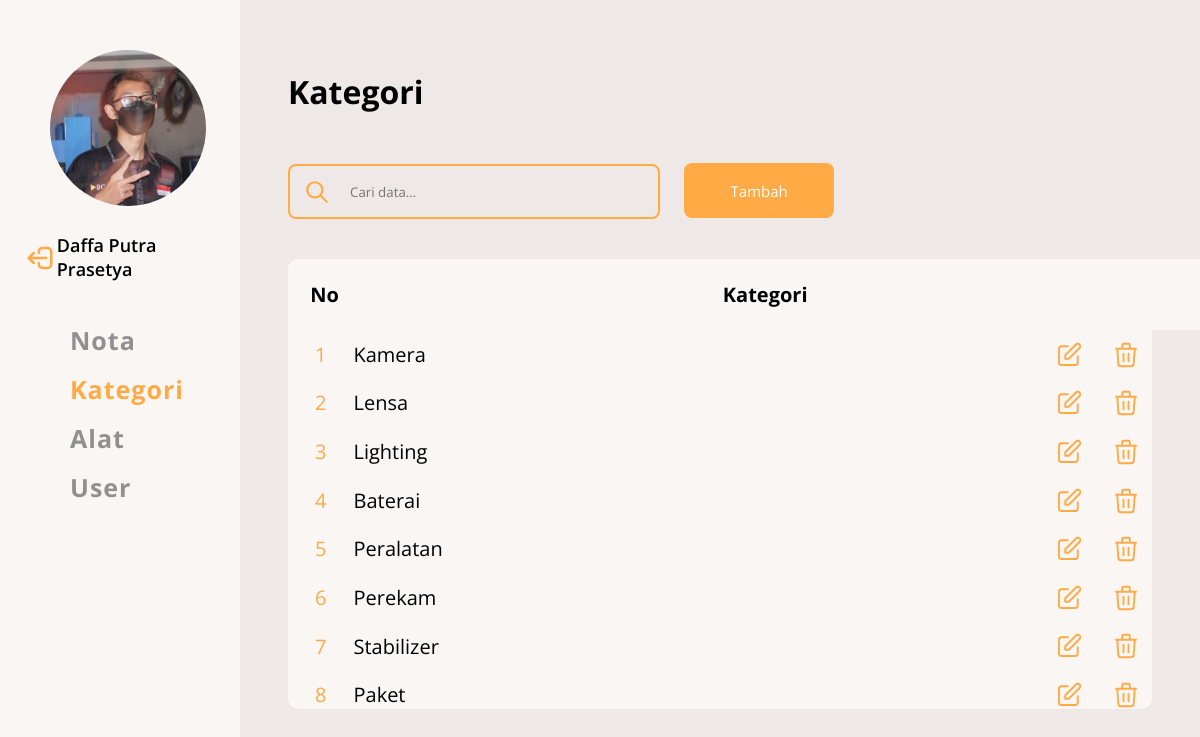
Page /page/admin/kategori.php (signed in) on the committed database.
### tables this page shows
CREATE TABLE `tb_user` (
  `username` varchar(30) NOT NULL,
  `password` varchar(32) NOT NULL,
  `nama_user` varchar(100) NOT NULL,
  `email_user` varchar(50) NOT NULL,
  `nomor_user` varchar(20) NOT NULL,
  `alamat_user` text NOT NULL,
  `gambar_user` text NOT NULL,
  `level` varchar(10) NOT NULL
);

CREATE TABLE `tb_kategori` (
  `id_kategori` int(11) NOT NULL,
  `kategori` varchar(20) NOT NULL,
  `gambar_kategori` text NOT NULL
);

### page/admin/kategori.php (the view, shortened to what this page needs)
<?php
include "../../koneksi.php";
$query="SELECT * FROM tb_user WHERE username='$_SESSION[username]'";
$hasil=mysqli_query($koneksi, $query);
$data=mysqli_fetch_array($hasil);
?>
<!DOCTYPE html>
<html lang="en">
  <head>
    <link rel="stylesheet" href="../../css/style.css" />
  </head>
  <body oncontextmenu="return false">
    <div class="con-admin">
      <div class="side-bar">
        <img src="../../img/admin.JPG" alt="" />
        <div class="logout">
          <table>
            <tr>
              <td>
                <a href="logout.php"><img src="../../img/logout.svg" alt="" /></a>
              </td>
              <td><?php echo $data['nama_user'];?></td>
            </tr>
          </table>
        </div>
        <ul>
          <li><a href="nota.php">Nota</a></li>
          <li><a class="strong" href="kategori.php">Kategori</a></li>
          <li><a href="alat.php">Alat</a></li>
          <li><a href="user.php">User</a></li>
        </ul>
      </div>
      <div class="konten-admin">
        <div class="admin">
          <h1>Kategori</h1>
          <div class="admin-search">
            <input type="text" name="search" id="search" placeholder="Cari data...  " />
            <a href="tambah-kategori.php"><input type="button" value="Tambah" /></a>
          </div>
          <img class="admin-sch-icon" src="../../img/search.svg" alt="" />
          <div class="tbl-admin">
            <div class="tbl-head">
              <table>
                <tr>
                  <th style="width: 50px">No</th>
                  <th style="width: 850px">Kategori</th>
                  <th style="width: 200px">Action</th>
                </tr>
              </table>
            </div>
            <div class="tbl-isi">
              <table>
              <?php
                $query="SELECT * FROM tb_kategori" ;
                $hasil=mysqli_query($koneksi,$query);
                $no=1;
                while ($data=mysqli_fetch_array($hasil)) {
              ?>
                <tr>
                  <td class="nomor"><?php echo $no++;?></td>
                  <td class="tengah"><?php echo $data['kategori'];?></td>
                  <td class="action-kategori">
                    <a href="edit-kategori.php?id_kategori=<?php echo $data['id_kategori'];?>">
                      <img src="../../img/edit.svg" alt="" />
                    </a>
                  </td>
                  <td class="action-kategori">
                    <a href="delete-kategori.php?id_kategori=<?php echo $data['id_kategori'];?>"onclick="return confirm('Menghapus <?php echo $data['kategori'];?>?')">
                      <img src="../../img/trash.svg" alt="" />
                    </a>
                  </td>
                </tr>
                <?php
                }
                ?>
              </table>
            </div>
          </div>
        </div>
      </div>
    </div>
  </body>
</html>

### css/style.css (style rules this page uses)
* { margin: 0; padding: 0; font-family: 'Open Sans'; }
body { margin: 0; padding: 0; background: #eee9e6; overflow-x: hidden; }
.strong { color: #ffaa44; }
.side-bar .strong { color: #ffaa44; }
.con-admin { display: flex; }
.side-bar { width: 20%; height: 100vh; background-color: #f9f6f4; position: sticky; margin-top: 0px; margin-left: 0px; }
.side-bar img { width: 65%; margin-top: 50px; margin-left: 50px; border-radius: 1000px; }
.logout { width: 90%; display: flex; margin: auto; margin-top: 20px; }
.logout table { width: 90%; margin: auto; margin-top: 0px; }
.logout td { font-weight: 600; font-size: 18px; }
.logout img { width: 30px; margin-top: 9px; margin-left: 0px; transform: rotate(180deg); cursor: pointer; }
.side-bar ul { margin-top: 40px; margin-left: 70px; list-style: none; }
.side-bar li { padding-bottom: 15px; }
.side-bar a { text-decoration: none; color: #909090; font-weight: 700; font-size: 25px; letter-spacing: 1px; transition: 0.3s; }
.konten-admin { width: 80%; }
.admin { width: 90%; margin: auto; margin-top: 70px; }
.admin-search input[type='text'] { width: 300px; height: 35px; margin-top: 50px; border: none; background-color: #eee9e6; outline: none; padding: 8px; padding-left: 60px; border-radius: 8px; border: 2px solid #ffaa44; transition: 0.3s; }
.admin-search input[type='button'] { width: 150px; height: 55px; margin-top: 50px; margin-left: 20px; border: none; background-color: #ffaa44; color: white; outline: none; padding: 8px; border-radius: 8px; font-size: 15px; transition: 0.5s; cursor: pointer; }
.admin-sch-icon { width: 26px; margin-top: -40px; margin-left: 16px; position: absolute; }
.tbl-admin { width: 100%; background-color: #f9f6f4; border-radius: 10px; height: 450px; margin-top: 40px; overflow: hidden; overflow-y: scroll; }
.tbl-head { width: 1091px; position: fixed; margin-top: 0; background-color: #f9f6f4; border-radius: 10px; }
.tbl-admin table { margin-top: 10px; margin-left: 10px; }
.tbl-admin th { padding-top: 10px; font-size: 20px; padding-bottom: 20px; margin-top: 0; }
.tbl-isi { padding-top: 60px; }
.tbl-isi tr td { font-size: 20px; padding-top: 8px; padding-bottom: 8px; border-color: 2px solid red; }
.tbl-admin a { color: black; text-decoration: none; }
.nomor { text-align: center; color: #ffaa44; width: 50px; }
.tengah { padding-left: 10px; width: 850px; }
.action-kategori { width: 60px; text-align: center; }
.action-kategori img { width: 30px; vertical-align: middle; margin-left: 8px; }

### rows in the picture
tb_user: nama_user "Daffa Putra Prasetya"
tb_kategori: kategori "Kamera"
tb_kategori: kategori "Lensa"
tb_kategori: kategori "Lighting"
tb_kategori: kategori "Baterai"
tb_kategori: kategori "Peralatan"
tb_kategori: kategori "Perekam"
tb_kategori: kategori "Stabilizer"
tb_kategori: kategori "Paket"
